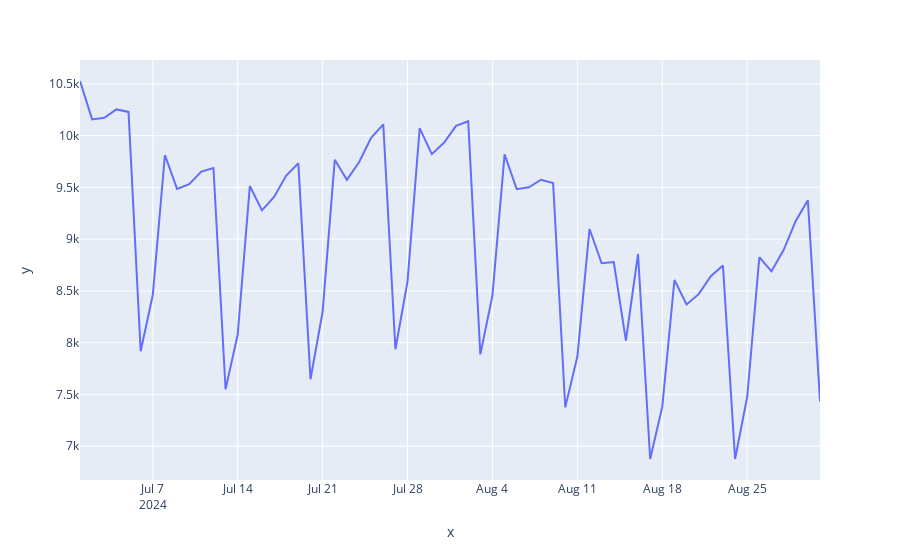

Notebook code cell kept with this figure:
### Code cell
fig = px.line(x = forecast['ds'], y = np.exp(forecast['yhat']))

fig.show()
